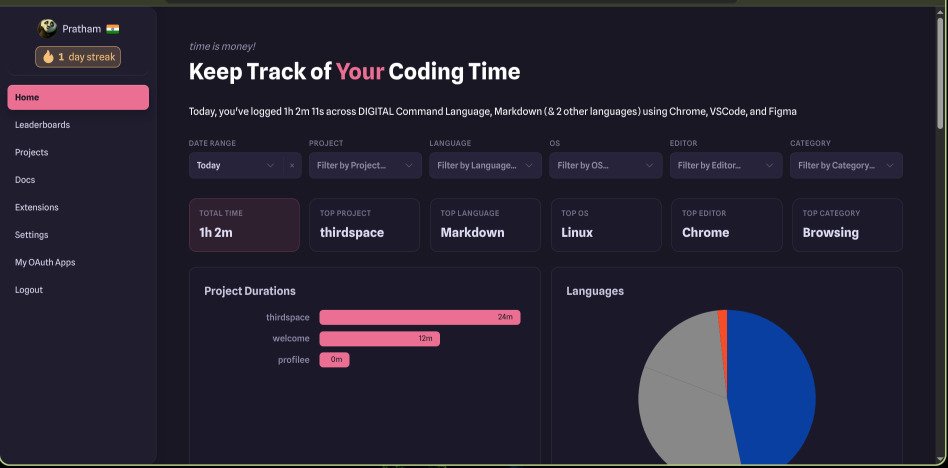
#> input picture assets/hackatime.png, 1895 x 935 px (shown at 1/2 size)
$ python -i cv_hud.py   (imports and definitions only)
#> lines starting #> are read from the running program, lines starting #| are printed output that depends on the picture
from __future__ import annotations
import math
from PIL import Image, ImageDraw, ImageFilter, ImageFont, ImageOps

NAME = "Computer Vision HUD"
DESCRIPTION = "Adds a CV filter."

HUD_COLOR = (0, 255, 65)
MIN_TARGET_EDGE_DENSITY = 18.0

def _clamp_intensity(value: float) -> float:
    try:
        intensity = float(value)
    except (TypeError, ValueError) as exc:
        raise ValueError("Invalid") from exc
    if not 0 <= intensity <= 100:
        raise ValueError("Invalid")
    return intensity / 100.0


def _draw_dashed_circle(
    draw: ImageDraw.ImageDraw,
    center: tuple[int, int],
    radius: int,
    fill: tuple[int, int, int, int],
    width: int,
    dash_degrees: int = 12,
    gap_degrees: int = 8,
) -> None:
    if radius <= 0:
        return
    left = center[0] - radius
    top = center[1] - radius
    right = center[0] + radius
    bottom = center[1] + radius
    angle = -90
    while angle < 270:
        end = min(angle + dash_degrees, 270)
        draw.arc((left, top, right, bottom), angle, end, fill=fill, width=width)
        angle += dash_degrees + gap_degrees


def _draw_dashed_line(
    draw: ImageDraw.ImageDraw,
    start: tuple[int, int],
    end: tuple[int, int],
    fill: tuple[int, int, int, int],
    width: int,
    dash_length: int,
    gap_length: int,
) -> None:
    start_x, start_y = start
    end_x, end_y = end
    delta_x = end_x - start_x
    delta_y = end_y - start_y
    distance = math.hypot(delta_x, delta_y)
    if distance == 0:
        return

    unit_x = delta_x / distance
    unit_y = delta_y / distance
    position = 0.0
    while position < distance:
        dash_end = min(position + dash_length, distance)
        draw.line(
            (
                start_x + unit_x * position,
                start_y + unit_y * position,
                start_x + unit_x * dash_end,
                start_y + unit_y * dash_end,
            ),
            fill=fill,
            width=width,
        )
        position += dash_length + gap_length


def _edge_density_cells(edges: Image.Image, columns: int = 8, rows: int = 8) -> list[list[float]]:
    width, height = edges.size
    densities: list[list[float]] = []
    for row in range(rows):
        row_values: list[float] = []
        top = row * height // rows
        bottom = max(top + 1, (row + 1) * height // rows)
        for column in range(columns):
            left = column * width // columns
            right = max(left + 1, (column + 1) * width // columns)
            cell = edges.crop((left, top, right, bottom))
            row_values.append(sum(cell.getdata()) / max(1, cell.width * cell.height))
        densities.append(row_values)
    return densities


def _find_hud_points(
    edges: Image.Image,
    max_targets: int,
) -> tuple[tuple[int, int], list[tuple[int, int]]]:
    width, height = edges.size
    columns = min(8, max(2, width))
    rows = min(8, max(2, height))
    densities = _edge_density_cells(edges, columns, rows)
    cells = sorted(
        (
            densities[row][column],
            column,
            row,
        )
        for row in range(rows)
        for column in range(columns)
    )
    _, center_column, center_row = cells[-1]
    center_density = densities[center_row][center_column]
    center = (
        (center_column * 2 + 1) * width // (columns * 2),
        (center_row * 2 + 1) * height // (rows * 2),
    )

    targets: list[tuple[int, int]] = []
    max_target_distance = min(width, height) * 0.42
    target_density_threshold = max(
        MIN_TARGET_EDGE_DENSITY,
        center_density * 0.45,
    )
    for density, column, row in reversed(cells[:-1]):
        point = (
            (column * 2 + 1) * width // (columns * 2),
            (row * 2 + 1) * height // (rows * 2),
        )
        if (
            density >= target_density_threshold
            and min(width, height) * 0.12 < math.dist(center, point) <= max_target_distance
        ):
            targets.append(point)
        if len(targets) == max_targets:
            break
    return center, targets


def process(
    image: Image.Image,
    intensity: float = 100,
    max_targets: int = 6,
    **kwargs: object,
) -> Image.Image:
    del kwargs
    intensity_ratio = _clamp_intensity(intensity)
    try:
        target_limit = int(max_targets)
    except (TypeError, ValueError) as exc:
        raise ValueError("Invalid") from exc
    if target_limit < 0:
        raise ValueError("Invalid")
    if intensity_ratio == 0:
        return image.copy()

    grayscale = ImageOps.autocontrast(image.convert("L"))
    edges = grayscale.filter(ImageFilter.FIND_EDGES).filter(ImageFilter.GaussianBlur(1.0))
    center, target_points = _find_hud_points(edges, target_limit)

    overlay = Image.new("RGBA", image.size, (0, 0, 0, 0))
    draw = ImageDraw.Draw(overlay)
    alpha = round(215 * intensity_ratio)
    main_fill = (*HUD_COLOR, alpha)
    faint_fill = (*HUD_COLOR, round(80 * intensity_ratio))
    radius = max(1, round(min(image.size) * 0.30))
    line_width = max(1, round(min(image.size) / 350))
    _draw_dashed_circle(draw, center, radius, main_fill, line_width)
    _draw_dashed_line(draw, (center[0] - radius, center[1]), (center[0] + radius, center[1]), faint_fill, line_width, 18, 12)
    _draw_dashed_line(draw, (center[0], center[1] - radius), (center[0], center[1] + radius), faint_fill, line_width, 18, 12)
    draw.ellipse((center[0] - 3, center[1] - 3, center[0] + 3, center[1] + 3), outline=main_fill, width=line_width)

    font = ImageFont.load_default()
    box_size = max(1, min(100, max(40, round(min(image.size) * 0.12))))
    box_size = min(box_size, max(1, min(image.size) // 2))
    for index, point in enumerate(target_points):
        left = max(0, min(image.width - box_size, point[0] - box_size // 2))
        top = max(0, min(image.height - box_size, point[1] - box_size // 2))
        right = left + box_size
        bottom = top + box_size
        draw.rectangle((left, top, right, bottom), outline=main_fill, width=line_width)
        corner = max(3, box_size // 5)
        draw.line((left, top, left + corner, top), fill=main_fill, width=line_width + 1)
        draw.line((left, top, left, top + corner), fill=main_fill, width=line_width + 1)
        text_x = min(image.width - 1, right + max(4, box_size // 10))
        text_y = max(0, top - font.getbbox("CONF: 0.86")[1])
        confidence = 0.86 / (1.0 + index * 0.08)
        lines = (
            f"CONF: {confidence:.3f}",
            f"ID: 0x{0x9A4F + index * 0x31:04X}",
            "TYPE: PATTERN" if index == 0 else "TYPE: DETAIL",
            f"SCAN RAD: {radius}px",
        )
        for line_number, text in enumerate(lines):
            draw.text((text_x, text_y + line_number * 10), text, font=font, fill=main_fill)

    result = Image.alpha_composite(image.convert("RGBA"), overlay)
    if "A" not in image.getbands():
        return result.convert("RGB")
    return result

>>> from PIL import Image
>>> picture = Image.open('../assets/hackatime.png')
#> picture is the input picture: PIL image 1895x935 RGB; mean R, G, B 39.5, 36.4, 52.4
>>> result = process(picture)
#> in process, `grayscale = ImageOps.autocontrast(image.convert("L"))`:
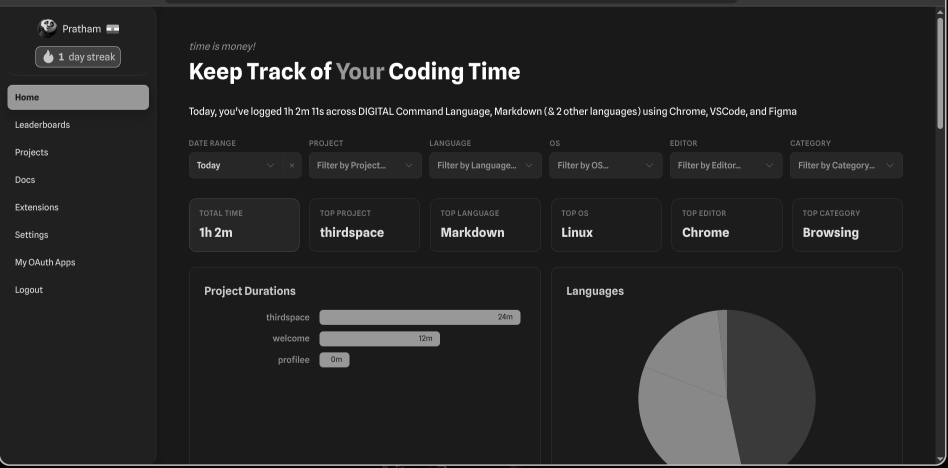
#> grayscale: PIL image 1895x935 L (shown at 1/2 size); min 0, max 255, mean 39.1
#> in process, `edges = grayscale.filter(ImageFilter.FIND_EDGES).filter(ImageFilter.Ga..`:
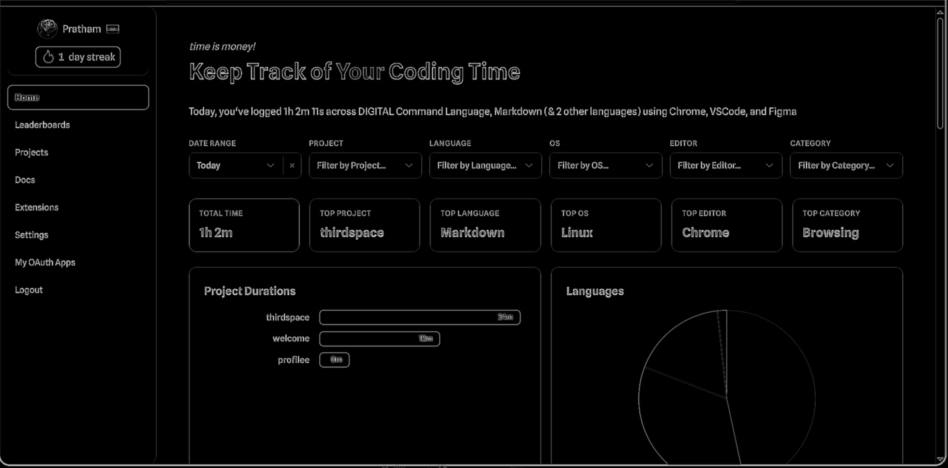
#> edges: PIL image 1895x935 L (shown at 1/2 size); min 0, max 203, mean 6.1
#> after the loop in _edge_density_cells, `for row in range(rows):`:
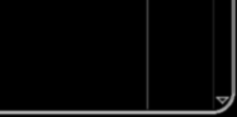
#> cell: PIL image 237x117 L; min 0, max 183, mean 8.4
#> after the loop in _edge_density_cells, `for row in range(rows):`: densities = 8 items
#> in _find_hud_points, `cells = sorted( ( densities[row][column], column, row, ) for row in ra..`: cells = 64 items, first 6: (0, 3, 6), (0.131, 0, 6), (0.737, 0, 5), (0.996, 1, 6), (1.22, 4, 6), (1.35, 5, 6)
#> in _find_hud_points, `_, center_column, center_row = cells[-1]`: center_column = 3; center_row = 1
#> in _find_hud_points, `center_density = densities[center_row][center_column]`: center_density = 21.57
#> in _find_hud_points, `center = ( (center_column * 2 + 1) * width // (columns * 2), (center_r..`: center = (829, 175)
#> in _find_hud_points, `target_density_threshold = max( MIN_TARGET_EDGE_DENSITY, center_densit..`: target_density_threshold = 18
#> the loop in _find_hud_points, `for density, column, row in reversed(cells[:-1]):` made 63 passes
#> (density, column, row, point) on passes 1 to 12: (21.12, 2, 1, (592, 175)), (15.21, 4, 1, (1065, 175)), (12.47, 0, 0, (118, 58)), (12.21, 1, 1, (355, 175)), (11.7, 2, 5, (592, 642)), (10.75, 0, 1, (118, 175)), (9.15, 3, 5, (829, 642)), (8.93, 5, 1, (1302, 175)), (8.43, 7, 7, (1776, 876)), (8.24, 0, 4, (118, 525)), (8.17, 4, 3, (1065, 409)), (8.08, 3, 2, (829, 292))
#> after the loop in _find_hud_points, `for density, column, row in reversed(cells[:-1]):`: targets = [(592, 175)]
#> in process, `center, target_points = _find_hud_points(edges, target_limit)`: center = (829, 175); target_points = [(592, 175)]
#> in process, `overlay = Image.new("RGBA", image.size, (0, 0, 0, 0))`: overlay: PIL image 1895x935 RGBA; every value is 0
#> in _draw_dashed_circle, `left = center[0] - radius`: left = 549
#> in _draw_dashed_circle, `top = center[1] - radius`: top = -105
#> in _draw_dashed_circle, `right = center[0] + radius`: right = 1109
#> in _draw_dashed_circle, `bottom = center[1] + radius`: bottom = 455
#> after the loop in _draw_dashed_circle, `while angle < 270:`: angle = 270
#> the loop in process, `for index, point in enumerate(target_points):` made 1 pass
#> (point, left, top, right, bottom, corner, text_x, text_y) on pass 1: ((592, 175), 542, 125, 642, 225, 20, 652, 123)
